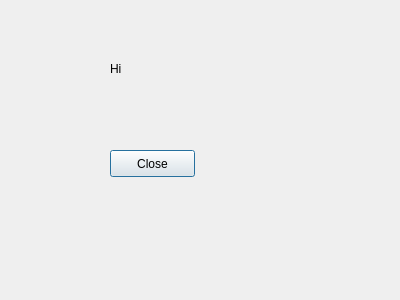
<?xml version="1.0" encoding="UTF-8"?>
<ui version="4.0">
 <class>Dialog</class>
 <widget class="QDialog" name="Dialog">
  <property name="geometry">
   <rect>
    <x>0</x>
    <y>0</y>
    <width>400</width>
    <height>300</height>
   </rect>
  </property>
  <property name="windowTitle">
   <string>Dialog</string>
  </property>
  <widget class="QLabel" name="label">
   <property name="geometry">
    <rect>
     <x>110</x>
     <y>60</y>
     <width>56</width>
     <height>17</height>
    </rect>
   </property>
   <property name="text">
    <string>Hi</string>
   </property>
  </widget>
  <widget class="QPushButton" name="pushButton">
   <property name="geometry">
    <rect>
     <x>110</x>
     <y>150</y>
     <width>85</width>
     <height>27</height>
    </rect>
   </property>
   <property name="text">
    <string>Close</string>
   </property>
  </widget>
 </widget>
 <resources/>
 <connections/>
</ui>
